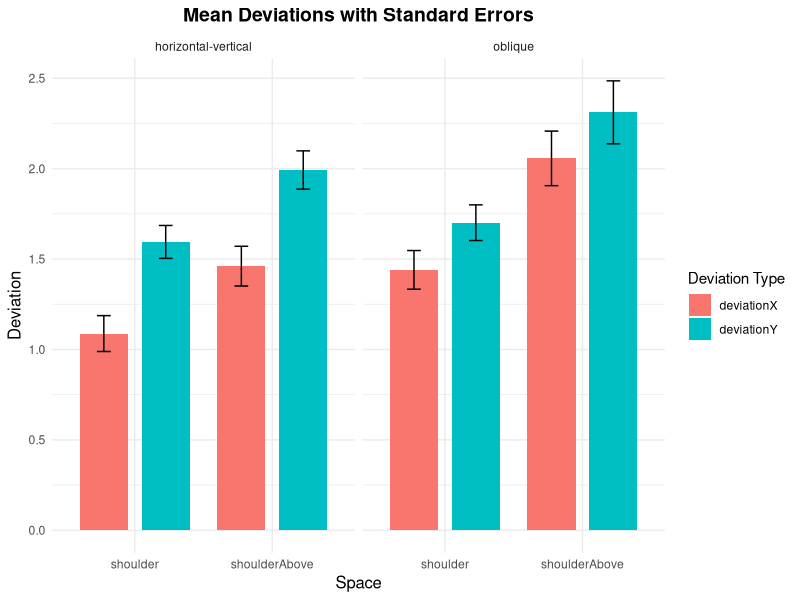
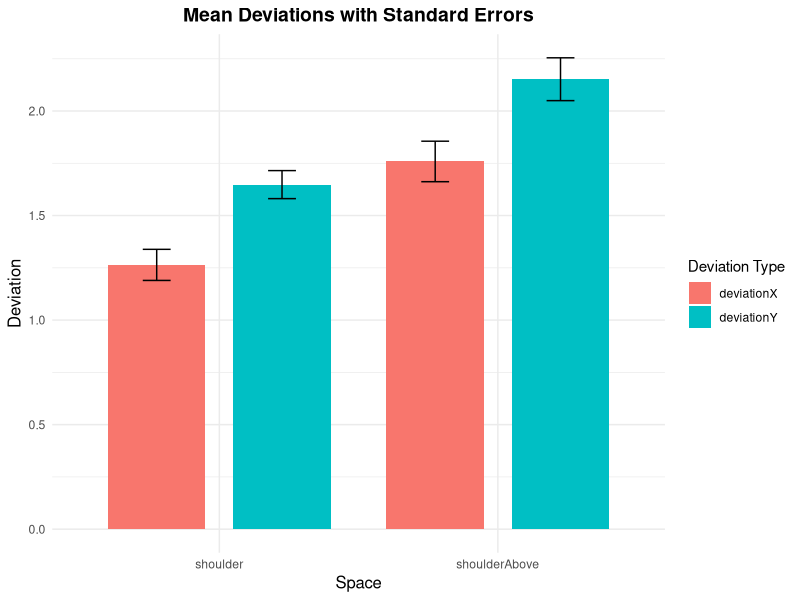

Write the R code that produced these figures, in order.
# Load necessary libraries
library(ggplot2)
library(dplyr)
library(tidyr)  # for pivot_longer()

set.seed(123)  # Set seed for reproducibility

# Participant IDs and their handedness
participantCount <- 1:10
participant_tags <- data.frame(
  ID = participantCount
)

# Define reference points for different spatial positions with arrangement
base_points <- data.frame(
  ref_x = c(30, 30, 15, 45),
  ref_y = c(14.2, -14.2, -10, 10),
  arrangement = c("horizontal-vertical", "horizontal-vertical", "oblique", "oblique")
)

# Set number of repetitions for each spatial position
reps_points <- 3
numOfPoints <- length(base_points$ref_x)

# Sample size
N <- length(participantCount)

shoulderMeans <- list(
  shoulder = data.frame(
    x = c(rep(1.14, 2), rep(2.19, 2)),
    y = c(rep(1.65, 2), rep(1.09, 2))
  ),
  aboveShoulder = data.frame(
    x = c(rep(2.02, 2), rep(3.21, 2)),
    y = c(rep(1.87, 2), rep(1.3, 2))
  )
)
shoulderSDs <- list(
  shoulder = data.frame(
    x = c(rep(0.23 * sqrt(reps_points), 2), rep(0.43 * sqrt(reps_points), 2)),
    y = c(rep(0.33 * sqrt(reps_points), 2), rep(0.2 * sqrt(reps_points), 2))
  ),
  aboveShoulder = data.frame(
    x = c(rep(0.18 * sqrt(reps_points), 2), rep(0.54 * sqrt(reps_points), 2)),
    y = c(rep(0.2 * sqrt(reps_points), 2), rep(0.22 * sqrt(reps_points), 2))
  )
)

accAngleFreqShoulderFreq <- c(14, 6, 13, 7)
accAngleFreqAboveShoulderFreq <- c(5, 3, 19, 13)
normalizedFreqShoulder <- accAngleFreqShoulderFreq / sum(accAngleFreqShoulderFreq)
normalizedFreqAboveShoulder <- accAngleFreqAboveShoulderFreq / sum(accAngleFreqAboveShoulderFreq)

# Initialize an empty data frame to accumulate rows
my_data <- data.frame(
  ID = integer(),
  subjectX = numeric(),
  subjectY = numeric(),
  ref_x = numeric(),
  ref_y = numeric(),
  space = character(),
  quadrant = character(),
  arrangement = character()
)

# Function to apply rotation transformation to (x, y) based on angle in degrees
rotate_point <- function(x, y, angle) {
  theta <- angle * (pi / 180)  # Convert degrees to radians
  x_new <- x * cos(theta) - y * sin(theta)
  y_new <- x * sin(theta) + y * cos(theta)
  return(c(x_new, y_new))
}

# Data generation loop with rotation transformation
for (i in participantCount) {
  current_hand <- participant_tags$hand[i]
  for (j in 1:numOfPoints) {
    arrangement_type <- base_points$arrangement[j]
    
    for (k in 1:reps_points) {
      # Generate random adjustments for shoulder
      deltaX <- rnorm(1, shoulderMeans$shoulder$x[j], shoulderSDs$shoulder$x[j])
      deltaY <- rnorm(1, shoulderMeans$shoulder$y[j], shoulderSDs$shoulder$y[j])
      
      # Assign a quadrant based on predefined frequencies
      quadrant <- sample(c(1, 2, 3, 4), 1, prob = normalizedFreqShoulder)
      angle <- runif(1, (quadrant - 1) * 90, quadrant * 90)
      rotated_coords <- rotate_point(deltaX, deltaY, angle)
      
      subjectX <- base_points$ref_x[j] + rotated_coords[1]
      subjectY <- base_points$ref_y[j] + rotated_coords[2]
      
      quadrant_label <- paste0((quadrant - 1) * 90, "-", quadrant * 90)
      
      rowToAdd <- data.frame(
        ID = i,
        subjectX = subjectX,
        subjectY = subjectY,
        ref_x = base_points$ref_x[j],
        ref_y = base_points$ref_y[j],
        space = "shoulder",
        quadrant = quadrant_label,
        arrangement = arrangement_type
      )
      my_data <- bind_rows(my_data, rowToAdd)
    }
    
    for (k in 1:reps_points) {
      # Generate random adjustments for above shoulder
      deltaX <- rnorm(1, shoulderMeans$aboveShoulder$x[j], shoulderSDs$aboveShoulder$x[j])
      deltaY <- rnorm(1, shoulderMeans$aboveShoulder$y[j], shoulderSDs$aboveShoulder$y[j])
      
      # Assign a quadrant based on predefined frequencies
      quadrant <- sample(c(1, 2, 3, 4), 1, prob = normalizedFreqAboveShoulder)
      angle <- runif(1, (quadrant - 1) * 90, quadrant * 90)
      rotated_coords <- rotate_point(deltaX, deltaY, angle)
      
      subjectX <- base_points$ref_x[j] + rotated_coords[1]
      subjectY <- base_points$ref_y[j] + rotated_coords[2] + 30
      
      quadrant_label <- paste0((quadrant - 1) * 90, "-", quadrant * 90)
      
      rowToAdd <- data.frame(
        ID = i,
        subjectX = subjectX,
        subjectY = subjectY,
        ref_x = base_points$ref_x[j],
        ref_y = base_points$ref_y[j] + 30,
        space = "shoulderAbove",
        quadrant = quadrant_label,
        arrangement = arrangement_type
      )
      my_data <- bind_rows(my_data, rowToAdd)
    }
  }
}

# Calculate deviations from the reference points
my_data <- my_data %>%
  mutate(
    deviationX = abs(subjectX - ref_x),
    deviationY = abs(subjectY - ref_y)
  )

# Summarize deviations with SEs
summary_se <- my_data %>%
  group_by(space, arrangement) %>%
  summarize(
    mean_deviationX = mean(deviationX),
    se_deviationX = sd(deviationX) / sqrt(n()),
    mean_deviationY = mean(deviationY),
    se_deviationY = sd(deviationY) / sqrt(n())
  )

# Reshape the data for ggplot
summary_se_long <- summary_se %>%
  pivot_longer(
    cols = c(mean_deviationX, mean_deviationY, se_deviationX, se_deviationY),
    names_to = c(".value", "deviation"),
    names_sep = "_"
  )

# Plot mean deviations with error bars
ggplot(summary_se_long, aes(x = space, y = mean, fill = deviation)) +
  geom_bar(stat = "identity", position = position_dodge(width = 0.9), width = 0.7) +
  geom_errorbar(aes(ymin = mean - se, ymax = mean + se), 
                position = position_dodge(width = 0.9), width = 0.2) +
  facet_wrap(~ arrangement) +
  labs(
    title = "Mean Deviations with Standard Errors",
    x = "Space",
    y = "Deviation",
    fill = "Deviation Type"
  ) +
  theme_minimal() +
  theme(
    plot.title = element_text(hjust = 0.5, size = 14, face = "bold"),
    axis.title = element_text(size = 12)
  )










# Summarize deviations with SEs
summary_se <- my_data %>%
  group_by(space) %>%
  summarize(
    mean_deviationX = mean(deviationX),
    se_deviationX = sd(deviationX) / sqrt(n()),
    mean_deviationY = mean(deviationY),
    se_deviationY = sd(deviationY) / sqrt(n())
  )

# Reshape the data for ggplot
summary_se_long <- summary_se %>%
  pivot_longer(
    cols = c(mean_deviationX, mean_deviationY, se_deviationX, se_deviationY),
    names_to = c(".value", "deviation"),
    names_sep = "_"
  )

# Plot mean deviations with error bars without splitting by arrangement
ggplot(summary_se_long, aes(x = space, y = mean, fill = deviation)) +
  geom_bar(stat = "identity", position = position_dodge(width = 0.9), width = 0.7) +
  geom_errorbar(aes(ymin = mean - se, ymax = mean + se), 
                position = position_dodge(width = 0.9), width = 0.2) +
  labs(
    title = "Mean Deviations with Standard Errors",
    x = "Space",
    y = "Deviation",
    fill = "Deviation Type"
  ) +
  theme_minimal() +
  theme(
    plot.title = element_text(hjust = 0.5, size = 14, face = "bold"),
    axis.title = element_text(size = 12)
  )










# Two-way ANOVA for deviationX
anova_x <- aov(deviationX ~ space * arrangement, data = my_data)
summary(anova_x)

# Two-way ANOVA for deviationY
anova_y <- aov(deviationY ~ space * arrangement, data = my_data)
summary(anova_y)
